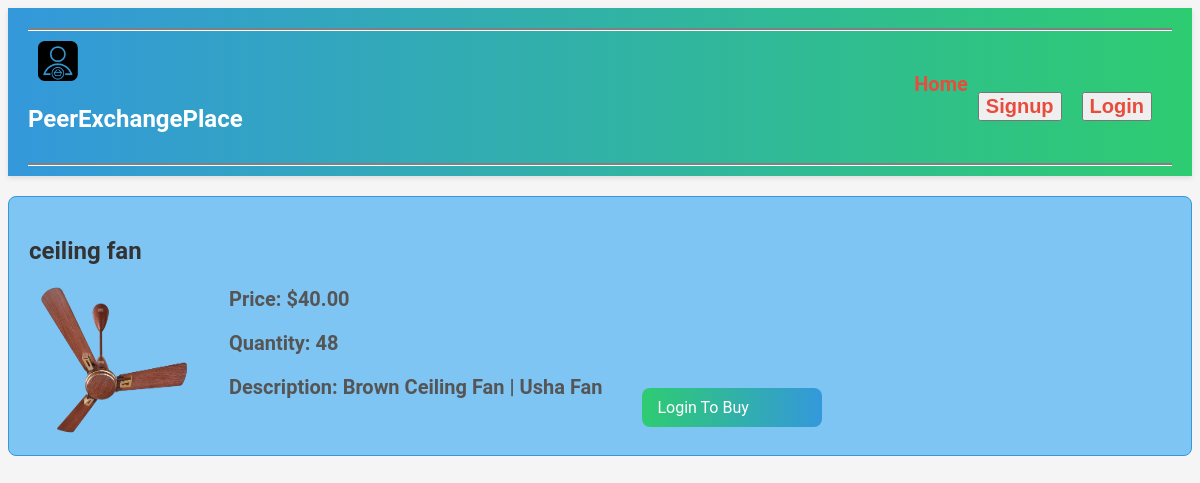
Page /product.php?product_id=27 on the committed database.
### tables this page shows
CREATE TABLE `product` (
  `product_id` int(11) NOT NULL,
  `product_name` varchar(255) DEFAULT NULL,
  `price` decimal(10,2) DEFAULT NULL,
  `description` text DEFAULT NULL,
  `quantity` int(11) DEFAULT NULL,
  `date` datetime DEFAULT NULL,
  `seller_email` varchar(255) DEFAULT NULL,
  `product_image` varchar(225) NOT NULL
);

### product.php (the view, shortened to what this page needs)
<?php
include('connect.php');
?>
<!DOCTYPE html>
<html lang="en">
<head>
    <link rel="stylesheet" href="index.css">
    <link rel="stylesheet" href="product.css">
</head>
<body>
<nav class="navbar">
<div class="nav-line"></div>
            <div class="navdiv">
                <div class="logo"> <a href="index.php"><img src="pictures/icon3.ico" alt="logo"><h2>PeerExchangePlace</h2></a> </div>
                    <ul>
                        <li><a href="index.php">Home</a></li>
                    <?php
                    if (isset($_SESSION['firstname']) && isset($_SESSION['lastname'] )&& ( $_SESSION['email'] )) {
                            echo' <li><a href="orders.php">My Orders</a></li></ul><ul>';
                            echo '<li><div class="name">' . $_SESSION['firstname'].' '.$_SESSION['lastname'] . '</div>';
                            echo '<button><a href="sell.php">Sell</a></button>';
                            echo '<button><a href="logout.php">Logout</a></button></li>';
                         } else {
                         echo '<li><button><a href="createaccount.php">Signup</a></button></li>';
                         echo '<li><button><a href="login.php">Login</a></button></li>';
                        }
                       ?>
                    </ul>
            </div>
            <div class="nav-line"></div>
        </nav>
        <?php
            if (isset($_GET['product_id']) && !empty($_GET['product_id'])) {
                $product_id = $_GET['product_id'];
                $stmt = $connect->prepare("SELECT * FROM product WHERE product_id = ?");
                $stmt->bind_param("i", $product_id);
                $stmt->execute();
            $result = $stmt->get_result();
            if ($row = $result->fetch_assoc()) {
                echo '<div class="product-container"><div class="right">';
                echo '<h2>' . $row['product_name'] . '</h2>';
                echo '<img class="imageproduct" src="' . $row['product_image'] . '" alt="Product Image"></div>';
                echo '<div class="items"><p>Price: $' . $row['price'] . '</p>';
                echo '<p>Quantity: ' . $row['quantity'] . '</p>';
                echo '<p>Description: ' . $row['description'] . '</p>';
                echo '</div></a>';
                if (isset($_SESSION['firstname']) && isset($_SESSION['lastname'] )&& isset( $_SESSION['email'] )){
                    if($row['seller_email']== $_SESSION['email']){
                        echo '<form class="delete" method="post" action="">';
                        echo '<input type="hidden" name="product_id" value="' . $row['product_id'] . '">';
                        echo '<input type="submit"  name="delete_product" value="Delete">';
                        echo '</form></div>';
                    }
                    else{
              echo '<form method="post" class="buy" action="orders.php">';
              echo ' <label for="quantity">Quantity:</label>';
              echo '<input type="number" name="quantity" id="quantity" min="1" max="' . $row['quantity'] . '" required>';
              echo '<input type="hidden" name="product_id" value="' . $row['product_id'] . '">';
              echo '<input type="submit" name="buy_product" value="Buy">';
              echo '</form></div>';
                }
            }
                else{
                    echo '<a class="log" href="login.php">Login To Buy</a></div>';
                }
            } else {
                echo "Product not found.";
            }
        } else {
            echo "Invalid product ID.";
        }
        ?>
    </body>
</html>

### index.css (style rules this page uses)
* { text-decoration: none; }
body { font-family: 'Roboto', sans-serif; background-color: #f5f5f5; color: #333; }
.nav-line { flex: 1; height: 1px; background-color: #fff; }
.navbar { background: linear-gradient(to right, #3498db, #2ecc71); color: #fff; padding: 10px 20px; box-shadow: 0 2px 5px rgba(0, 0, 0, 0.1); }
.navdiv { display: flex; align-items: center; justify-content: space-between; }
.logo img { width: 40px; height: 40px; margin-right: 10px; }
.logo h2 { color: #fff; font-size: 1.5rem; }
img { margin-top: 10px; margin-left: 10px; width: 80px; height: 80px; }
a { text-decoration: none; color: #fff; }
ul { list-style-type: none; margin: 0; padding: 0; overflow: hidden; display: flex; }
li { margin-top: 10px; float: left; margin-right: 10px; }
ul button { margin-top: 20px; float: left; margin-right: 10px; }
ul a { text-decoration: none; color: #e74c3c ; font-weight: 600; font-size: 20px; }
.nav-line { border-top: 2px solid #808080; margin-top: 10px; }
.product-container { background-color: #7fc5f3; display: flex; align-items: flex-start; border: 1px solid #3498db; border-radius: 8px; padding: 15px; margin: 15px; max-width: auto; margin: 20px auto; padding: 20px; }
.product-container a { margin-left: 40px; }
.right { display: flex; flex-direction: column; align-items: flex-start; }
.items { color: #000000; margin-left: 40px; margin-top: 50px; font-weight: 600; font-size: 20px; }
.product-container h2 { margin-bottom: 10px; color: #333; }
.product-container p { margin-bottom: 5px; color: #555; }

### product.css (style rules this page uses)
.imageproduct { height: 150px; width: 150px; border-radius: 8px; margin-top: 10px; }
a.log { margin-top: 15%; padding: 10px 15px; display: flex; border-radius: 8px; width: 150px; align-content: center; align-items: center; background: linear-gradient(to right, #2ecc71, #3498db); }

### rows in the picture
product: product_name "ceiling fan", product_image (picture), price "40.00", quantity "48", description "Brown Ceiling Fan | Usha Fan"
